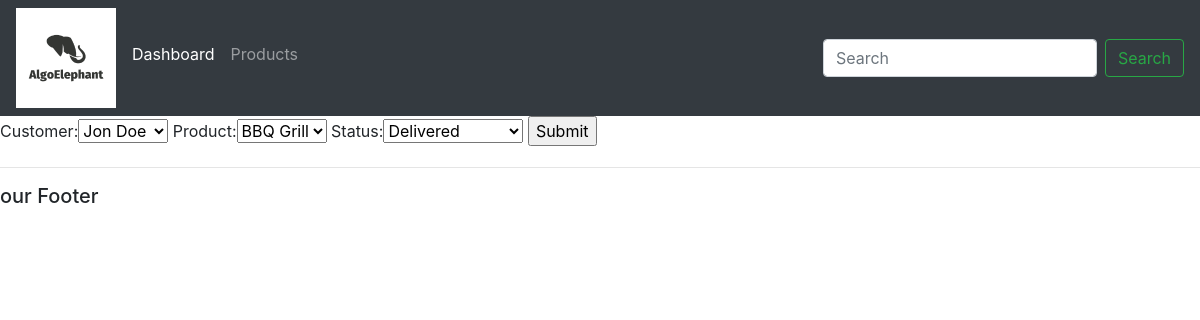
/updateOrder/2/, run on the app's committed database.
### accounts/models.py (models this page shows)
class Order(models.Model):
    STATUS = (
        ("Pending", "Pending"),
        ("Out for delivery", "Out for delivery"),
        ("Delivered", "Delivered"),
    )
    customer = models.ForeignKey(Customer, null=True, on_delete=models.SET_NULL)
    product = models.ForeignKey(Product, null=True, on_delete=models.SET_NULL)
    date_created = models.DateTimeField(auto_now_add=True, null=True)
    status = models.CharField(max_length=200, null=True, choices=STATUS)

### accounts/views.py (the view)
# urls.py: path('updateOrder/<str:pplId>/', views.updateOrder, name= 'updateOrder')
def updateOrder(req, pplId):
    order = Order.objects.get(id=pplId)
    form = OrderForm(instance = order)
    context = {'form':form}
    return render(req, 'accounts/orderForm.html', context)

### accounts/forms.py
class OrderForm(ModelForm):
    class Meta:
        model = Order
        fields = '__all__'

### accounts/models.py (called while the page is built)
    def __str__(self):
        return self.name

    def __str__(self):
        return self.name

### accounts/templates/accounts/orderForm.html (shortened to what this page needs)
{% extends 'accounts/base.html' %}
{% load static %}
{% block content %}
<form action= "" method= "POST">
    {{form}}
       <input type="Submit" name= "Submit">
</form>
{% endblock %}

### data on the page
Order: customer "Jon Doe", product "BBQ Grill", status "Delivered"
